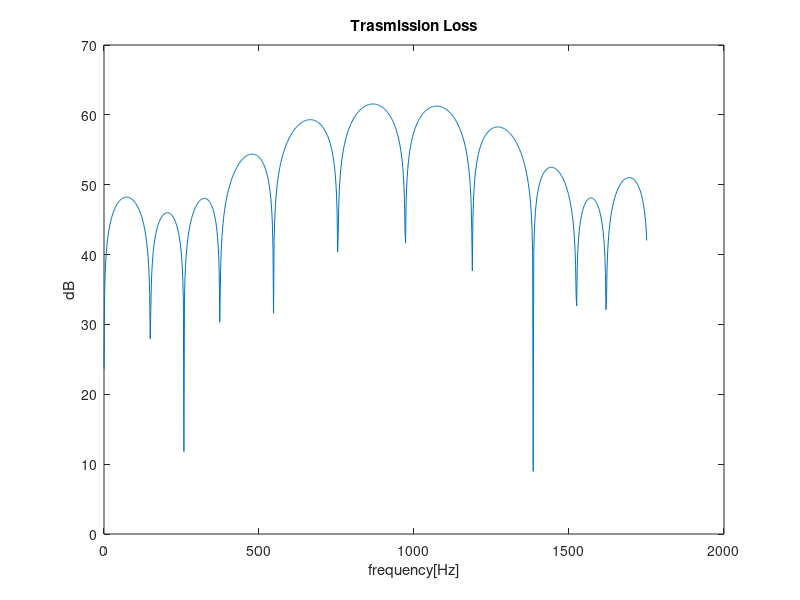

Write MATLAB code to recreate this figure.
% transmission loss
clear all; clc

rho=0.6; c=486; %c[m/s] and rho have been computed
                %for a temperature of 600 fahrenheit
%cross-sectional area of pipe
a1=0.025;S1=pi*a1^2; %m
a2=0.055;S2=pi*a2^2; %m
a3=0.025;S3=pi*a3^2; %m
L1=0.5;L2=0.15; L3=0.1; %m

freq=linspace(1,11000,1000);
for ii=1:1000
    w=freq(ii);k=w/c;
    f(ii)=w/(2*pi);
    
    %with muffler
    Tout = [1;1]; %dummy values which don'nt influence
                  % the final result of the tranmission loss
    T1=[cos(k*L1) j*rho*c/S1*sin(k*L1); j*S1/rho/c*sin(k*L1) cos(k*L1) ];
    T2=[cos(k*L2) j*rho*c/S1*sin(k*L2); j*S2/rho/c*sin(k*L2) cos(k*L2) ];
    T3=[cos(k*L3) j*rho*c/S3*sin(k*L3); j*S1/rho/c*sin(k*L3) cos(k*L3) ];
    
    T_tot_1=T1*T2*T3;
    
    Tin=T_tot_1*Tout;
    
    Powin(ii)=.5*Tin(1,1)*Tin(2,1);
    Powout(ii)=.5*Tout(1,1)*Tout(2,1);
end
loss=-10*log10(Powout./Powin);

plot(f,loss)
xlabel('frequency[Hz]')
ylabel('dB')
title('Trasmission Loss')
